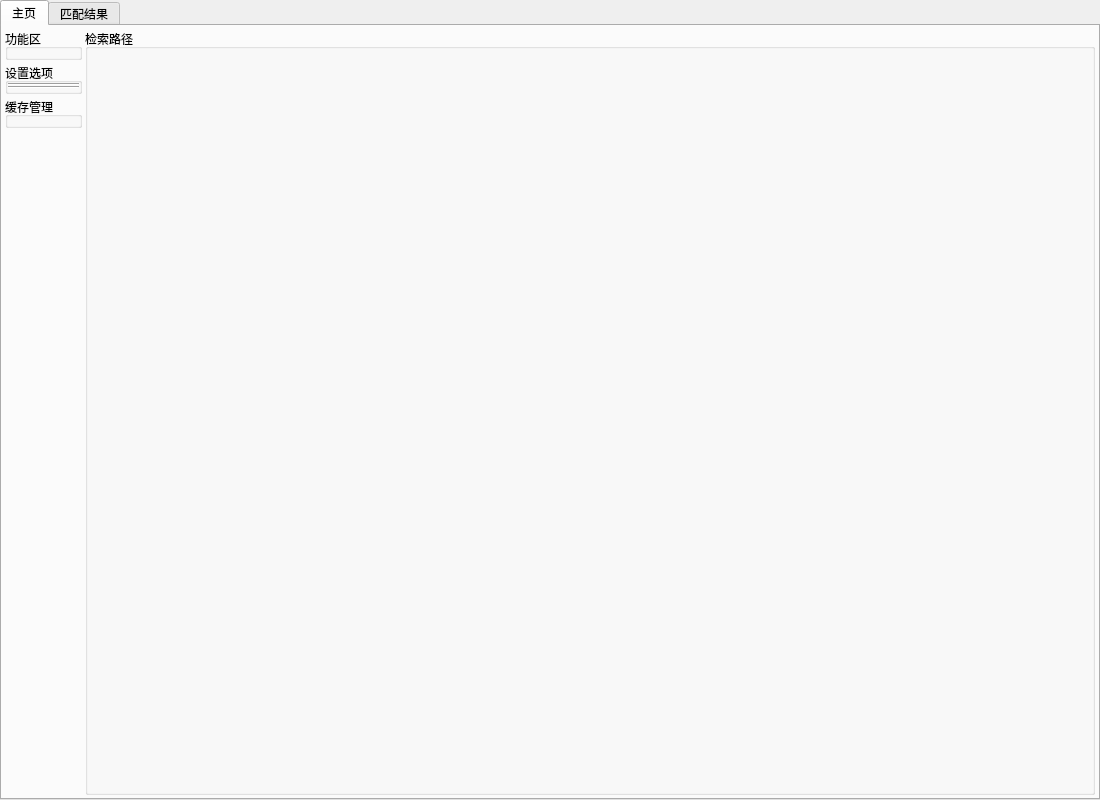
<?xml version="1.0" encoding="UTF-8"?>
<ui version="4.0">
 <class>MainWindow</class>
 <widget class="QMainWindow" name="MainWindow">
  <property name="geometry">
   <rect>
    <x>0</x>
    <y>0</y>
    <width>1100</width>
    <height>800</height>
   </rect>
  </property>
  <property name="windowTitle">
   <string>ComicDup</string>
  </property>
  <widget class="QWidget" name="centralwidget">
   <layout class="QHBoxLayout" name="horizontalLayout">
    <property name="spacing">
     <number>0</number>
    </property>
    <property name="leftMargin">
     <number>0</number>
    </property>
    <property name="topMargin">
     <number>0</number>
    </property>
    <property name="rightMargin">
     <number>0</number>
    </property>
    <property name="bottomMargin">
     <number>0</number>
    </property>
    <item>
     <widget class="QTabWidget" name="tabWidget">
      <property name="currentIndex">
       <number>0</number>
      </property>
      <widget class="QWidget" name="tab_home">
       <attribute name="title">
        <string>主页</string>
       </attribute>
       <layout class="QHBoxLayout" name="horizontalLayout_2">
        <property name="spacing">
         <number>3</number>
        </property>
        <property name="leftMargin">
         <number>3</number>
        </property>
        <property name="topMargin">
         <number>3</number>
        </property>
        <property name="rightMargin">
         <number>3</number>
        </property>
        <property name="bottomMargin">
         <number>3</number>
        </property>
        <item>
         <layout class="QVBoxLayout" name="verticalLayout_3" stretch="0,0,0,0">
          <property name="spacing">
           <number>3</number>
          </property>
          <item>
           <widget class="QGroupBox" name="groupBox_exec">
            <property name="title">
             <string>功能区</string>
            </property>
            <layout class="QVBoxLayout" name="verticalLayout_5">
             <property name="spacing">
              <number>0</number>
             </property>
             <property name="leftMargin">
              <number>0</number>
             </property>
             <property name="topMargin">
              <number>0</number>
             </property>
             <property name="rightMargin">
              <number>0</number>
             </property>
             <property name="bottomMargin">
              <number>0</number>
             </property>
            </layout>
           </widget>
          </item>
          <item>
           <widget class="QGroupBox" name="groupBox_setting">
            <property name="title">
             <string>设置选项</string>
            </property>
            <layout class="QVBoxLayout" name="verticalLayout_6">
             <property name="spacing">
              <number>0</number>
             </property>
             <property name="leftMargin">
              <number>0</number>
             </property>
             <property name="topMargin">
              <number>0</number>
             </property>
             <property name="rightMargin">
              <number>0</number>
             </property>
             <property name="bottomMargin">
              <number>0</number>
             </property>
             <item>
              <layout class="QVBoxLayout" name="verticalLayout_setting_1">
               <property name="spacing">
                <number>3</number>
               </property>
              </layout>
             </item>
             <item>
              <widget class="Line" name="line">
               <property name="orientation">
                <enum>Qt::Orientation::Horizontal</enum>
               </property>
              </widget>
             </item>
             <item>
              <layout class="QVBoxLayout" name="verticalLayout_setting_2">
               <property name="spacing">
                <number>3</number>
               </property>
              </layout>
             </item>
             <item>
              <widget class="Line" name="line_2">
               <property name="orientation">
                <enum>Qt::Orientation::Horizontal</enum>
               </property>
              </widget>
             </item>
             <item>
              <layout class="QVBoxLayout" name="verticalLayout_setting_3">
               <property name="spacing">
                <number>3</number>
               </property>
              </layout>
             </item>
            </layout>
           </widget>
          </item>
          <item>
           <widget class="QGroupBox" name="groupBox_cache">
            <property name="title">
             <string>缓存管理</string>
            </property>
            <layout class="QVBoxLayout" name="verticalLayout_11">
             <property name="spacing">
              <number>0</number>
             </property>
             <property name="leftMargin">
              <number>0</number>
             </property>
             <property name="topMargin">
              <number>0</number>
             </property>
             <property name="rightMargin">
              <number>0</number>
             </property>
             <property name="bottomMargin">
              <number>0</number>
             </property>
            </layout>
           </widget>
          </item>
          <item>
           <spacer name="verticalSpacer">
            <property name="orientation">
             <enum>Qt::Orientation::Vertical</enum>
            </property>
            <property name="sizeHint" stdset="0">
             <size>
              <width>20</width>
              <height>40</height>
             </size>
            </property>
           </spacer>
          </item>
         </layout>
        </item>
        <item>
         <widget class="QStackedWidget" name="stackedWidget">
          <property name="currentIndex">
           <number>0</number>
          </property>
          <widget class="QWidget" name="page">
           <layout class="QVBoxLayout" name="verticalLayout">
            <property name="spacing">
             <number>0</number>
            </property>
            <property name="leftMargin">
             <number>0</number>
            </property>
            <property name="topMargin">
             <number>0</number>
            </property>
            <property name="rightMargin">
             <number>0</number>
            </property>
            <property name="bottomMargin">
             <number>0</number>
            </property>
            <item>
             <widget class="QGroupBox" name="groupBox_search_list">
              <property name="title">
               <string>检索路径</string>
              </property>
              <layout class="QVBoxLayout" name="verticalLayout_7">
               <property name="spacing">
                <number>3</number>
               </property>
               <property name="leftMargin">
                <number>3</number>
               </property>
               <property name="topMargin">
                <number>3</number>
               </property>
               <property name="rightMargin">
                <number>3</number>
               </property>
               <property name="bottomMargin">
                <number>3</number>
               </property>
              </layout>
             </widget>
            </item>
           </layout>
          </widget>
          <widget class="QWidget" name="page_2">
           <layout class="QVBoxLayout" name="verticalLayout_2" stretch="0,1">
            <property name="spacing">
             <number>3</number>
            </property>
            <property name="leftMargin">
             <number>3</number>
            </property>
            <property name="topMargin">
             <number>3</number>
            </property>
            <property name="rightMargin">
             <number>3</number>
            </property>
            <property name="bottomMargin">
             <number>3</number>
            </property>
            <item>
             <layout class="QHBoxLayout" name="horizontalLayout_3">
              <property name="spacing">
               <number>3</number>
              </property>
              <item>
               <widget class="QPushButton" name="pushButton_back_to_search_list">
                <property name="text">
                 <string>返回至检索路径页</string>
                </property>
               </widget>
              </item>
              <item>
               <spacer name="horizontalSpacer">
                <property name="orientation">
                 <enum>Qt::Orientation::Horizontal</enum>
                </property>
                <property name="sizeHint" stdset="0">
                 <size>
                  <width>40</width>
                  <height>20</height>
                 </size>
                </property>
               </spacer>
              </item>
             </layout>
            </item>
            <item>
             <widget class="QGroupBox" name="groupBox_runtime_info">
              <property name="title">
               <string>运行信息</string>
              </property>
              <layout class="QVBoxLayout" name="verticalLayout_8">
               <property name="spacing">
                <number>3</number>
               </property>
               <property name="leftMargin">
                <number>3</number>
               </property>
               <property name="topMargin">
                <number>3</number>
               </property>
               <property name="rightMargin">
                <number>3</number>
               </property>
               <property name="bottomMargin">
                <number>3</number>
               </property>
              </layout>
             </widget>
            </item>
           </layout>
          </widget>
         </widget>
        </item>
       </layout>
      </widget>
      <widget class="QWidget" name="tab_result">
       <attribute name="title">
        <string>匹配结果</string>
       </attribute>
       <layout class="QVBoxLayout" name="verticalLayout_4" stretch="0,1">
        <property name="spacing">
         <number>3</number>
        </property>
        <property name="leftMargin">
         <number>3</number>
        </property>
        <property name="topMargin">
         <number>3</number>
        </property>
        <property name="rightMargin">
         <number>3</number>
        </property>
        <property name="bottomMargin">
         <number>3</number>
        </property>
        <item>
         <widget class="QGroupBox" name="groupBox_result_filter">
          <property name="title">
           <string>筛选器</string>
          </property>
          <layout class="QVBoxLayout" name="verticalLayout_9">
           <property name="spacing">
            <number>3</number>
           </property>
           <property name="leftMargin">
            <number>3</number>
           </property>
           <property name="topMargin">
            <number>3</number>
           </property>
           <property name="rightMargin">
            <number>3</number>
           </property>
           <property name="bottomMargin">
            <number>3</number>
           </property>
          </layout>
         </widget>
        </item>
        <item>
         <widget class="QGroupBox" name="groupBox_result_preview">
          <property name="title">
           <string>相似组</string>
          </property>
          <layout class="QVBoxLayout" name="verticalLayout_10">
           <property name="spacing">
            <number>3</number>
           </property>
           <property name="leftMargin">
            <number>3</number>
           </property>
           <property name="topMargin">
            <number>3</number>
           </property>
           <property name="rightMargin">
            <number>3</number>
           </property>
           <property name="bottomMargin">
            <number>3</number>
           </property>
          </layout>
         </widget>
        </item>
       </layout>
      </widget>
     </widget>
    </item>
   </layout>
  </widget>
 </widget>
 <resources/>
 <connections/>
</ui>
